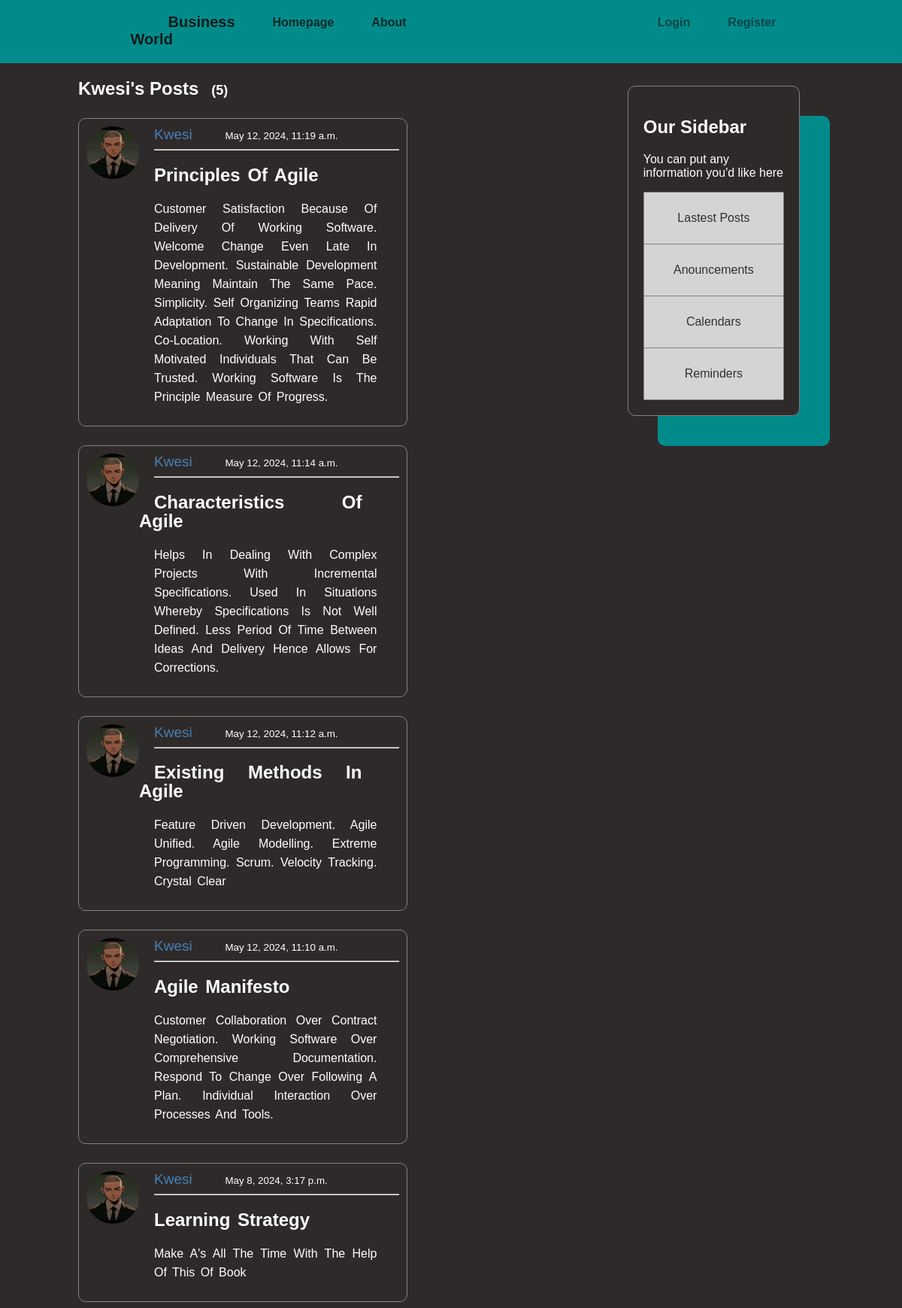
/post/Kwesi/, run on the app's committed database.
### Blog/models.py (models this page shows, shortened)
class Posts(models.Model):
    title = models.CharField(max_length= 100)
    content = models.TextField()
    date_published = models.DateTimeField(default = timezone.now)
    author = models.ForeignKey(User, on_delete = models.CASCADE)

### Users/models.py (models this page shows, shortened)
class Profile(models.Model):
    user = models.OneToOneField(User, on_delete=models.CASCADE)
    image = models.ImageField(default='default.jpg', upload_to= 'profile_picture')

### Blog/views.py (the view)
# urls.py: path('post/<str:username>/', UserPostListView.as_view(), name="user-posts"),
class UserPostListView(ListView):
    model = Posts
    template_name = 'Blog/user_posts.html'
    context_object_name = 'posts'
    paginate_by = 5
    def get_queryset(self):
        user = get_object_or_404(User, username = self.kwargs.get('username') )
        return Posts.objects.filter(author = user).order_by("-date_published")

### Blog/templates/Blog/user_posts.html (shortened to what this page needs)
{% extends "Blog/base.html" %}
{% block content %}
    <h2 class=" posts-heading"> {{view.kwargs.username}}'s Posts <small class = "count">  ({{page_obj.paginator.count}}) </small></h2>
    {% for post in posts %}
    <div class = "posts">
        <div class="sub-container">
            <img class='user-profile-pic' src="{{post.author.profile.image.url}}">
            <span>{{post.author}}</span><small> {{post.date_published}} </small>
        </div><hr/>
        <div class="linkncontent">
            <h2><a class="a-tag" href="{% url "post-detail" post.id %}">{{post.title}}</a></h2>
            <p id = "post-content"> {{post.content}} </p>
        </div>
    </div>
    {% endfor %}
{% endblock content %}

### Blog/static/Blog/styling.css (style rules this page uses)
body { background-color: rgb(47, 42, 42); overflow-x: hidden; color: white; width: 100%; height: 100%; }
* { box-sizing:border-box; text-decoration: none; font-weight: 100px; font-family: 'Trebuchet MS', 'Lucida Sans Unicode', 'Lucida Grande', 'Lucida Sans', Arial, sans-serif; }
.sub-container { width: 100%; }
a { color:black; margin-left: 50px; }
.posts { text-align: justify; border: 1px solid gray; margin-top: 25px; padding: 10px; border-radius: 10px; width: 60%; }
span { font-size: 19px; color:steelblue; margin-right: 40px; }
.user-profile-pic { display:float; float: left; width: 70px; height:70px; border-radius: 35px; margin-right: 20px; }
.a-tag { color: white; margin: 0px; }
.linkncontent { padding-left: 70px; width: 100%; padding-right: 50px; word-spacing: 3px; line-height: 25px; text-transform: capitalize; }
#post-content { margin-left: 20px; width: 100%; }
.count { font-size: 18px; margin-left: 10px; }

### data on the page
Posts: author.profile.image (picture), author "Kwesi", date_published "May 12, 2024, 11:19 a.m.", title "Principles Of Agile", content "Customer Satisfaction Because Of Delivery Of Working Software. Welcome Change Even Late In Development. Sustainable Development Meaning Maintain The Same Pace. Simplicity. Self Organizing Teams Rapid Adaptation To Change In Specifications. Co-Location. Working With Self Motivated Individuals That Can Be Trusted. Working Software Is The Principle Measure Of Progress."
Posts: author.profile.image (picture), author "Kwesi", date_published "May 12, 2024, 11:14 a.m.", title "Characteristics Of Agile", content "Helps In Dealing With Complex Projects With Incremental Specifications. Used In Situations Whereby Specifications Is Not Well Defined. Less Period Of Time Between Ideas And Delivery Hence Allows For Corrections."
Posts: author.profile.image (picture), author "Kwesi", date_published "May 12, 2024, 11:12 a.m.", title "Existing Methods In Agile", content "Feature Driven Development. Agile Unified. Agile Modelling. Extreme Programming. Scrum. Velocity Tracking. Crystal Clear"
Posts: author.profile.image (picture), author "Kwesi", date_published "May 12, 2024, 11:10 a.m.", title "Agile Manifesto", content "Customer Collaboration Over Contract Negotiation. Working Software Over Comprehensive Documentation. Respond To Change Over Following A Plan. Individual Interaction Over Processes And Tools."
Posts: author.profile.image (picture), author "Kwesi", date_published "May 8, 2024, 3:17 p.m.", title "Learning Strategy", content "Make A's All The Time With The Help Of This Of Book"

### other printed values
{{ view.kwargs.username }} "Kwesi"
{{ page_obj.paginator.count }} "5"
